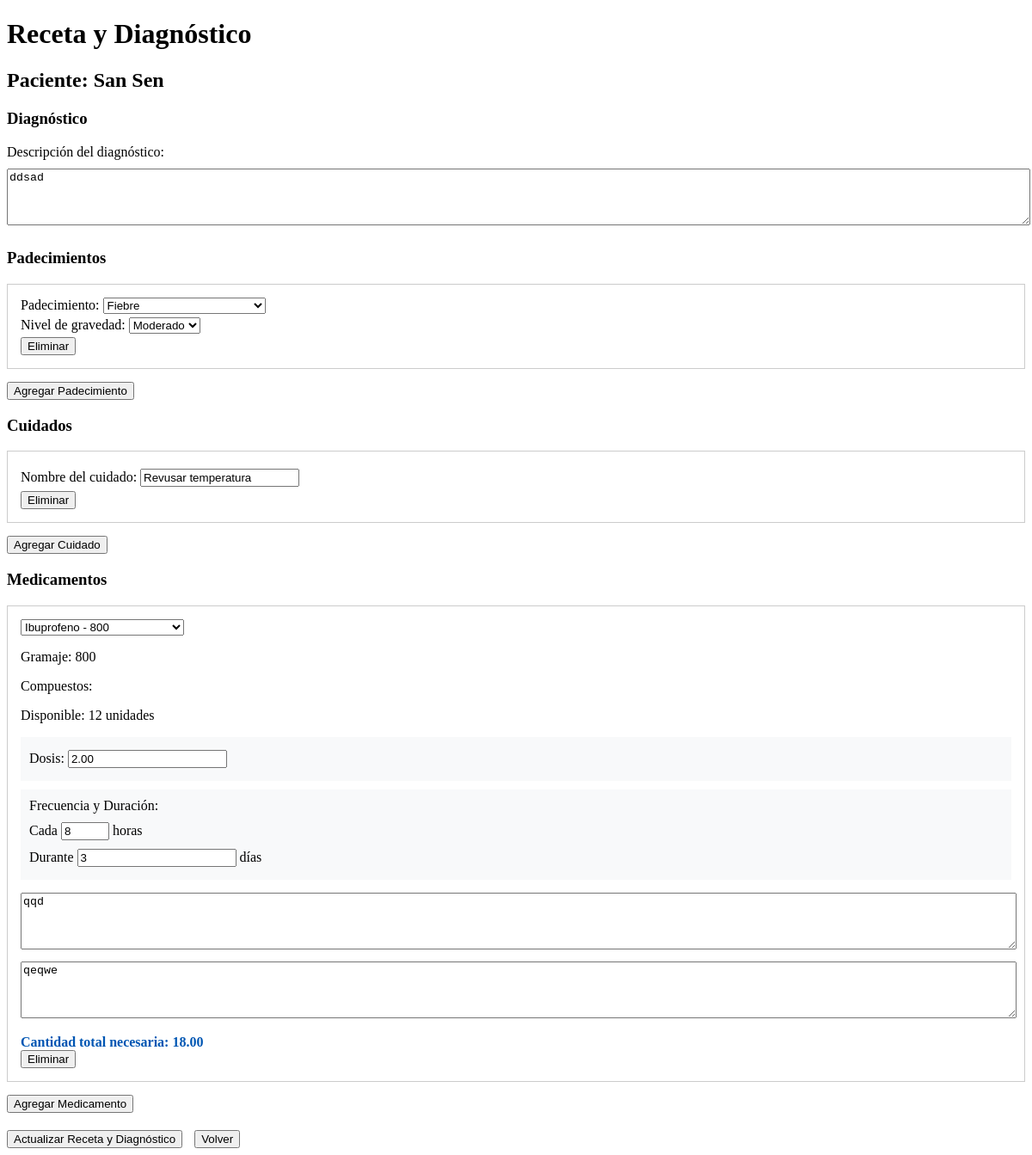
The app's page /doctor/receta-paciente/3/ (signed in), older data.
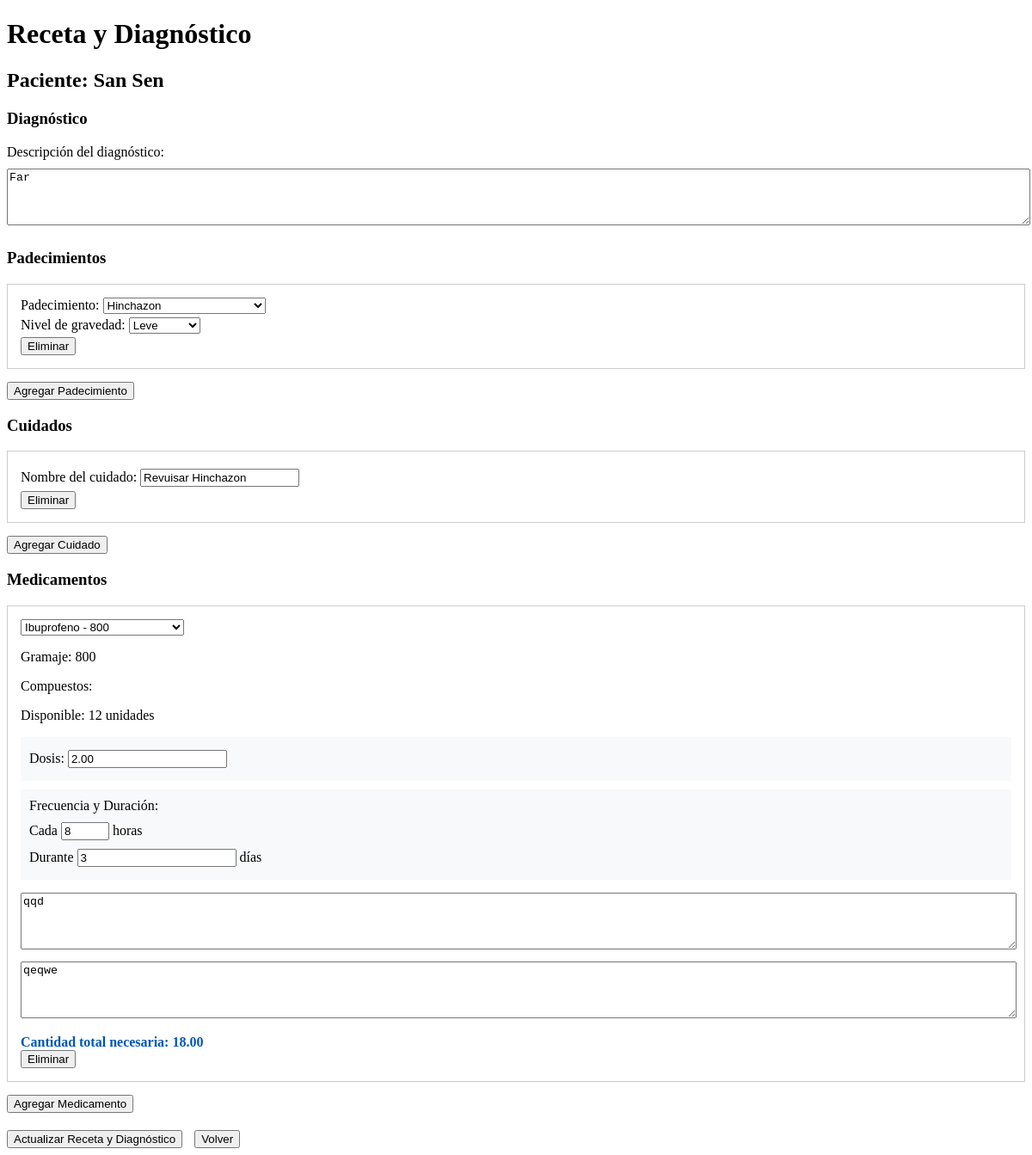
The same page, newer data.
### usuarioDoctor/models.py (models this page shows, shortened)
class Diagnostico(models.Model):
    NIVELES_GRAVEDAD = [
        (1, 'Leve'),
        (2, 'Moderado'),
        (3, 'Grave')
    ]
    paciente = models.ForeignKey('usuarioJefa.Paciente', on_delete=models.CASCADE, related_name='diagnosticos')
    doctor = models.ForeignKey(
        Usuarios,
        on_delete=models.PROTECT,
        limit_choices_to={'tipoUsuario': 'DR'}
    )
    descripcion = models.TextField()
    cuidados_especificos = models.TextField()
    fecha_creacion = models.DateTimeField(auto_now_add=True)
    fecha_modificacion = models.DateTimeField(auto_now=True)
    aprobado_por_jefa = models.BooleanField(default=False)
    activo = models.BooleanField(default=True)
    numero_ingreso = models.PositiveIntegerField(default=1)
    class Meta:
        ordering = ['-fecha_creacion']

class RecetaPadecimiento(models.Model):
    receta = models.ForeignKey(Receta, on_delete=models.CASCADE, related_name='padecimientos')
    padecimiento = models.ForeignKey(Padecimiento, on_delete=models.PROTECT)
    nivel_gravedad = models.IntegerField(choices=Diagnostico.NIVELES_GRAVEDAD)

class Padecimiento(models.Model):
    nombre = models.CharField(max_length=200)
    descripcion = models.TextField(null=True, blank=True)
    activo = models.BooleanField(default=True)  # Para poder desactivar padecimientos sin eliminarlos
    class Meta:
        ordering = ['nombre']  # Para que aparezcan ordenados alfabéticamente

class RecetaCuidado(models.Model):
    receta = models.ForeignKey(Receta, on_delete=models.CASCADE, related_name='cuidados')
    cuidado = models.ForeignKey(Cuidado, on_delete=models.PROTECT)
    completado = models.BooleanField(default=False)
    fecha_completado = models.DateTimeField(null=True, blank=True)
    completado_por = models.ForeignKey(
        'login.Usuarios',
        null=True,
        blank=True,
        on_delete=models.SET_NULL,
        limit_choices_to={'tipoUsuario': 'EN'}
    )

class Cuidado(models.Model):
    nombre = models.CharField(max_length=200)
    class Meta:
        verbose_name = 'Cuidado'
        verbose_name_plural = 'Cuidados'

class DetalleReceta(models.Model):
    UNIDADES_MEDIDA = [
        ('TAB', 'Tabletas'),
        ('ML', 'Mililitros'),
        ('MG', 'Miligramos'),
        ('CAP', 'Cápsulas'),
        ('GOT', 'Gotas'),
        ('AMP', 'Ampolletas'),
    ]
    receta = models.ForeignKey(Receta, on_delete=models.CASCADE, related_name='detalles')
    medicamento = models.ForeignKey('usuarioJefa.Medicamento', on_delete=models.PROTECT)
    cantidad_por_toma = models.DecimalField(max_digits=5, decimal_places=2)
    unidad_medida = models.CharField(max_length=3, choices=UNIDADES_MEDIDA)
    frecuencia_horas = models.PositiveIntegerField(help_text="Cada cuántas horas")
    dias_tratamiento = models.PositiveIntegerField()
    instrucciones = models.TextField()
    descripcion_opcional = models.TextField(blank=True)
    hay_existencia = models.BooleanField(default=True)
    def calcular_cantidad_total(self):
        tomas_por_dia = Decimal('24') / Decimal(str(self.frecuencia_horas))
        return self.cantidad_por_toma * tomas_por_dia * Decimal(str(self.dias_tratamiento))

### usuarioJefa/models.py (models this page shows, shortened)
class Medicamento(models.Model):
    nombre = models.CharField(max_length=200)
    gramaje = models.CharField(max_length=50)
    compuestos = models.ManyToManyField(Compuesto)
    cantidad_disponible = models.IntegerField(default=0)
    fecha_actualizacion = models.DateTimeField(auto_now=True)
    class Meta:
        verbose_name = 'Medicamento'
        verbose_name_plural = 'Medicamentos'

### usuarioDoctor/views.py (the view, shortened to what this page needs)
@login_required
def receta_paciente(request, paciente_id):
    paciente = get_object_or_404(Paciente, id=paciente_id)
    receta_actual = Receta.objects.filter(
        paciente=paciente,
        activa=True
    ).select_related('diagnostico').first()
    context = {
        'paciente': paciente,
        'medicamentos': Medicamento.objects.filter(cantidad_disponible__gt=0),
        'niveles_gravedad': Diagnostico.NIVELES_GRAVEDAD,
        'receta_actual': receta_actual,
        'padecimientos_disponibles': Padecimiento.objects.filter(activo=True)  # Añadido
    }
    if receta_actual:
        context.update({
            'padecimientos': RecetaPadecimiento.objects.filter(receta=receta_actual).select_related('padecimiento'),
            'cuidados': RecetaCuidado.objects.filter(receta=receta_actual).select_related('cuidado'),
            'detalles_medicamentos': DetalleReceta.objects.filter(receta=receta_actual).select_related('medicamento'),
            'diagnostico': receta_actual.diagnostico,
        })
    return render(request, 'usuarioDoctor/receta_paciente.html', context)

### usuarioDoctor/templates/usuarioDoctor/Receta_paciente.html (shortened to what the changed rows need)
<!DOCTYPE html>
<html lang="es">
<head>
</head>
<body>
    <h1>Receta y Diagnóstico</h1>
    <h2>Paciente: {{ paciente.nombres }} {{ paciente.apellidos }}</h2>
    <form method="POST" id="recetaForm">
        <div class="seccion-diagnostico">
            <div>
                <label for="descripcion">Descripción del diagnóstico:</label><br>
                <textarea name="descripcion_diagnostico" id="descripcion" rows="4" required>{% if diagnostico %}{{ diagnostico.descripcion }}{% endif %}</textarea>
            </div>
        </div>
<div class="seccion-padecimientos">
    <div id="padecimientos-container">
        {% if padecimientos %}
            {% for padecimiento in padecimientos %}
                <div class="padecimiento-row">
                    <div>
                        <label>Padecimiento:</label>
                        <select name="padecimientos[]" required>
                            {% for pad in padecimientos_disponibles %}
                                <option value="{{ pad.id }}" {% if pad.id == padecimiento.padecimiento.id %}selected{% endif %}>
                                    {{ pad.nombre }}
                                </option>
                            {% endfor %}
                        </select>
                    </div>
                    <div>
                        <label>Nivel de gravedad:</label>
                        <select name="niveles_gravedad[]" required>
                            {% for nivel in niveles_gravedad %}
                                <option value="{{ nivel.0 }}" {% if nivel.0 == padecimiento.nivel_gravedad %}selected{% endif %}>
                                    {{ nivel.1 }}
                                </option>
                            {% endfor %}
                        </select>
                    </div>
                    <button type="button" onclick="eliminarPadecimiento(this)">Eliminar</button>
                </div>
            {% endfor %}
        {% endif %}
    </div>
</div>
        <div class="seccion-cuidados">
            <div id="cuidados-container">
                {% if cuidados %}
                    {% for cuidado in cuidados %}
                        <div class="cuidado-row">
                            <div>
                                <label>Nombre del cuidado:</label>
                                <input type="text" name="cuidados[]" required value="{{ cuidado.cuidado.nombre }}">
                            </div>
                            <button type="button" onclick="eliminarCuidado(this)">Eliminar</button>
                        </div>
                    {% endfor %}
                {% endif %}
            </div>
        </div>
        <div class="seccion-medicamentos">
            <div id="medicamentos-container">
                {% if detalles_medicamentos %}
                    {% for detalle in detalles_medicamentos %}
                        <div class="medicamento-row">
                            <select name="medicamentos[]" required onchange="actualizarInfoMedicamento(this)">
                                {% for medicamento in medicamentos %}
                                    <option value="{{ medicamento.id }}" {% if medicamento.id == detalle.medicamento.id %}selected{% endif %}>
                                        {{ medicamento.nombre }} - {{ medicamento.gramaje }}
                                    </option>
                                {% endfor %}
                            </select>
                            <div class="info-medicamento">
                                <p>Gramaje: {{ detalle.medicamento.gramaje }}</p>
                                <p>Compuestos: {{ detalle.medicamento.compuestos.all|join:", " }}</p>
                                <p>Disponible: {{ detalle.medicamento.cantidad_disponible }} unidades</p>
                            </div>
                            <div class="dosis-container">
                                <label>Dosis:</label>
                                <input type="number" name="cantidad_por_toma[]" step="0.01" min="0.01" required
                                       value="{{ detalle.cantidad_por_toma }}" placeholder="Cantidad">
                            </div>
                            <div class="horario-container">
                                <label>Frecuencia y Duración:</label>
                                <div>
                                    <label>Cada</label>
                                    <input type="number" name="frecuencia_horas[]" min="1" max="24" required
                                           value="{{ detalle.frecuencia_horas }}" placeholder="horas">
                                    <label>horas</label>
                                </div>
                                <div>
                                    <label>Durante</label>
                                    <input type="number" name="dias_tratamiento[]" min="1" required
                                           value="{{ detalle.dias_tratamiento }}" placeholder="días">
                                    <label>días</label>
                                </div>
                            </div>
                            <textarea name="instrucciones[]" placeholder="Instrucciones de uso" required>{{ detalle.instrucciones }}</textarea>
                            <textarea name="descripciones[]" placeholder="Descripción adicional (opcional)">{{ detalle.descripcion_opcional }}</textarea>
                            <div class="cantidad-total">
                                Cantidad total necesaria: {{ detalle.calcular_cantidad_total }}
                            </div>
                            <button type="button" onclick="eliminarMedicamento(this)">Eliminar</button>
                        </div>
                    {% endfor %}
                {% endif %}
            </div>
        </div>
    </form>
</body>
</html>

Row changes from the older to the newer data that the page shows:
no longer on this page (row edited): Diagnostico: descripcion_diagnostico "ddsad"
no longer on this page (row unchanged): RecetaPadecimiento: padecimiento.nombre "Fiebre", nivel_gravedad "Moderado"
no longer on this page (row unchanged): RecetaCuidado: cuidado.nombre "Revusar temperatura"
added Diagnostico: descripcion_diagnostico "Far"
added RecetaPadecimiento: padecimiento.nombre "Hinchazon", nivel_gravedad "Leve"
added RecetaCuidado: cuidado.nombre "Revuisar Hinchazon"
